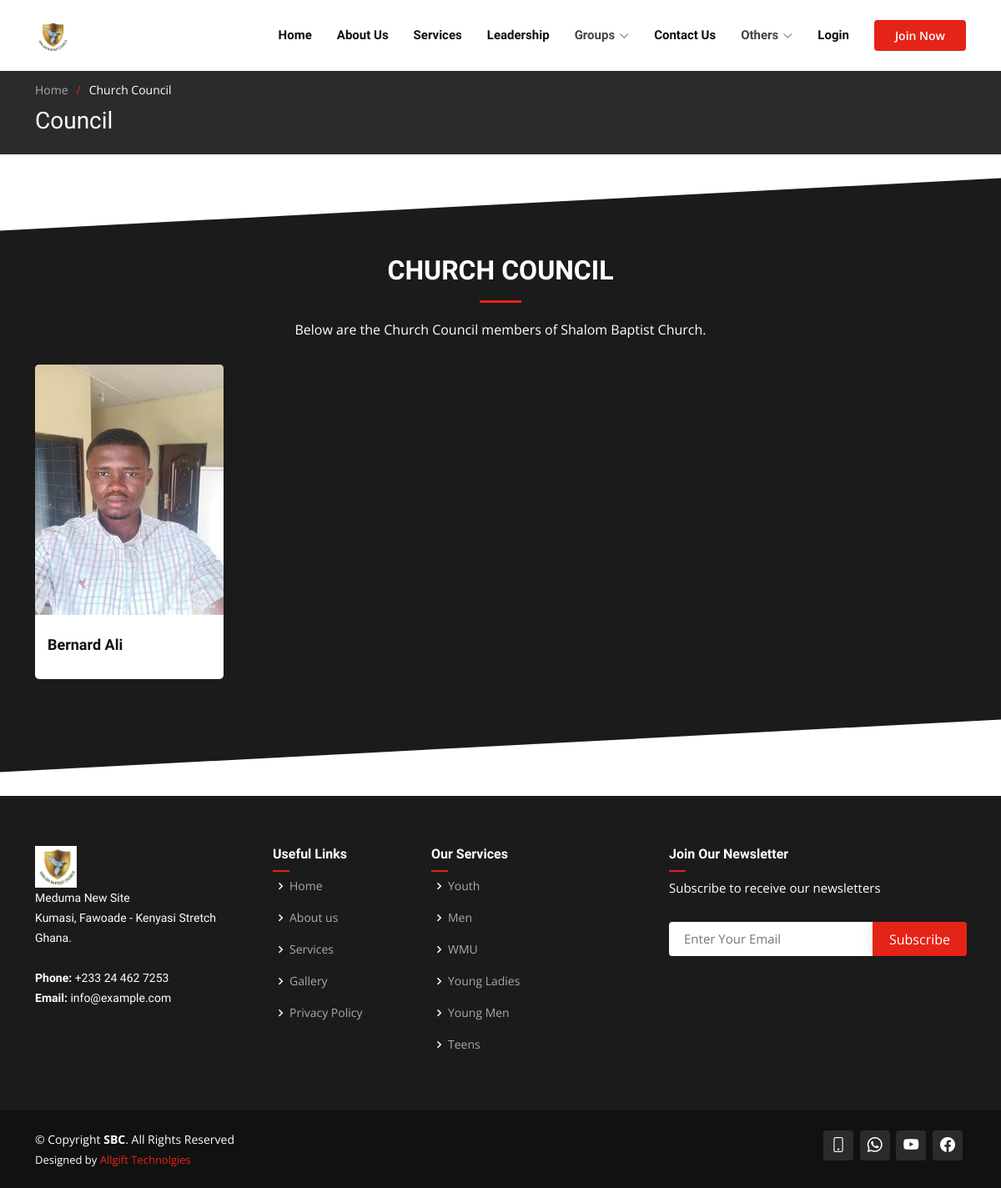
The page /council/ on the database its author committed.
### authy/models.py (models this page shows, shortened)
class Profile(models.Model):
    user = models.OneToOneField(User, on_delete=models.CASCADE, related_name='profile')
    full_name = models.CharField(max_length=50)
    gender = models.CharField(max_length=50, choices=GENDER_CHOICES, null=True, blank=True)
    blood_group = models.CharField(max_length=50, choices=BLOOD_CHOICES, null=True, blank=True)
    place_of_residence = models.CharField(max_length=50)
    birth_date = models.DateField(null=True, blank=True)
    work_status = models.CharField(max_length=50, choices=WORK_STATUS_CHOICES, default='Student')
    organisation_name = models.CharField(max_length=50, null=True, blank=True)
    education_level = models.CharField(max_length=50, choices=EDUCATION_LEVEL_CHOICES, null=True, blank=True)
    image = models.ImageField(default='default.jpg', upload_to='profile_pics', null=True, blank=True)
    created = models.DateField(auto_now_add=True)
    hometown = models.CharField(max_length=50, null=True, blank=True)
    marital_status = models.CharField(max_length=20, choices=MARRIAGE_STATUS_CHOICE, default='Single')
    spouse = models.CharField(max_length=50, null=True, blank=True)
    no_of_children = models.IntegerField(null=True, blank=True)
    phone_no = models.CharField(max_length=20)
    email = models.CharField(max_length=50, null=True, blank=True)
    father_name = models.CharField(max_length=100, null=True, blank=True)
    father_alive = models.CharField(max_length=3, choices=YES_NO_CHOICES, default='Yes')
    mother_name = models.CharField(max_length=100, null=True, blank=True)
    mother_alive = models.CharField(max_length=3, choices=YES_NO_CHOICES, default='Yes')
    next_of_kin_contact = models.CharField(max_length=20, null=True, blank=True)
    date_joined = models.DateField(null=True, blank=True)
    baptism = models.CharField(max_length=10, choices=BAPTISM_CHOICES, default='Not Yet')
    family = models.ForeignKey(Family, on_delete=models.DO_NOTHING, null=True, blank=True, related_name='family')
    auxiliary = models.ForeignKey(Auxiliaries, on_delete=models.DO_NOTHING, null=True, blank=True)
    ministry = models.ForeignKey(Ministries, on_delete=models.DO_NOTHING, null=True, blank=True)
    is_deacon = models.BooleanField(default=False)
    is_council_member = models.BooleanField(default=False)

### core/models.py (models this page shows, shortened)
class Auxiliaries(models.Model):
    name = models.CharField(max_length=255)
    designation = models.CharField(max_length=255, blank=True, null=True)
    about_us = models.TextField(blank=True, null=True)
    mission = models.TextField(blank=True, null=True)
    speech = models.TextField(blank=True, null=True)
    president_picture = models.ImageField(default='group.png', upload_to='auxiliaries', blank=True, null=True)
    group_img = models.ImageField(default='group.png', upload_to='auxiliaries', blank=True, null=True)
    contribution_target = models.DecimalField(max_digits=8, decimal_places=2, blank=True, null=True)
    def get_absolute_url(self):
        return reverse('aux_details', args=[str(self.id)])

### core/views.py (the view)
# urls.py: path('council/', views.council_view, name='council'),
def council_view(request):
    auxiliaries = Auxiliaries.objects.all()
    families = Family.objects.all()
    ministries = Ministries.objects.all()
    councils = Profile.objects.filter(is_council_member=True)
    context = {
        'councils': councils,
        'auxiliaries': auxiliaries,
        'families': families,
        'ministries': ministries,
    }
    return render(request, 'core/councils.html', context)

### core/models.py (called while the page is built)
    def get_absolute_url(self):
        return reverse('family_details', args=[str(self.id)])

    def get_absolute_url(self):
        return reverse('min_details', args=[str(self.id)])

### templates/core/councils.html (shortened to what this page needs)
{% extends 'base.html' %}
{% load static %}
{% load crispy_forms_tags %}
{% block content %}
    <section class="breadcrumbs">
      <div class="container">
        <ol>
          <li><a href="{% url 'home' %}">Home</a></li>
          <li>Church Council</li>
        </ol>
        <h2>Council</h2>
      </div>
    </section>
    <section id="team" class="team section-bg">
      <div class="container" data-aos="fade-up">
        <div class="section-title">
          <h2>Church Council</h2>
          <p>Below are the Church Council members of Shalom Baptist Church.</p>
        </div>
        <div class="row">
            {% for deacon in councils %}
                <div class="col-lg-3 col-md-6 d-flex align-items-stretch">
            <div class="member" data-aos="fade-up" data-aos-delay="100">
              <div class="member-img">
                <img src="{{deacon.image.url}}" class="img-fluid" alt="">
              </div>
              <div class="member-info">
                <h4>{{deacon.full_name}}</h4>
              </div>
            </div>
          </div>
            {% empty %}
                <p style="text-align:center;">No Church Council Member Added Yet</p>
            {% endfor %}
        </div>
      </div>
    </section>
{% endblock content %}

### templates/base.html (shortened to what this page needs)
{% load static %}
<!DOCTYPE html>
<html lang="en">
<head>
  <link href="{% static 'assets/vendor/aos/aos.css' %}" rel="stylesheet">
  <link href="{% static 'assets/vendor/bootstrap/css/bootstrap.min.css' %}" rel="stylesheet">
  <link href="{% static 'assets/vendor/bootstrap-icons/bootstrap-icons.css' %}" rel="stylesheet">
  <link href="{% static 'assets/vendor/boxicons/css/boxicons.min.css' %}" rel="stylesheet">
  <link href="{% static 'assets/vendor/glightbox/css/glightbox.min.css' %}" rel="stylesheet">
  <link href="{% static 'assets/vendor/remixicon/remixicon.css' %}" rel="stylesheet">
  <link href="{% static 'assets/vendor/swiper/swiper-bundle.min.css' %}" rel="stylesheet">
  <link href="{% static 'assets/css/style.css' %}" rel="stylesheet">
</head>
<body>
  <header id="header" class="fixed-top d-flex align-items-center">
    <div class="container d-flex align-items-center">
       <a href="{% url 'home' %}" class="logo me-auto"><img src="{% static 'assets/img/shalom_logo.png' %}" alt=""></a>
      <nav id="navbar" class="navbar order-last order-lg-0">
        <ul>
          <li><a href="{% url 'home' %}">Home</a></li>
          <li><a href="/#about">About Us</a></li>
          <li><a href="/#services">Services</a></li>
          <li><a href="{% url 'leadership' %}">Leadership</a></li>
          <li class="dropdown"><a><span>Groups</span> <i class="bi bi-chevron-down"></i></a>
          </li>
          <li><a href="{% url 'contact' %}">Contact Us</a></li>
          <li class="dropdown"><a><span>Others</span> <i class="bi bi-chevron-down"></i></a>
          </li>
           {% if user.is_authenticated%}
           <li class="dropdown"><a><span>{{user.username}}</span> <i class="bi bi-chevron-down dropdown-indicator"></i></a>
            <ul>
              <li><a href="{% url 'profile' request.user %}">Profile</a></li>
              <li><a href="{% url 'logout' %}">Logout</a></li>
            </ul>
          </li>
          {% else %}
          <li><a href="{% url 'login' %}">Login</a></li>
          {% endif %}
        </ul>
      </nav>
      {% if user.is_authenticated%}
        <a href="{% url 'initiate-payment'  %}" class="get-started-btn scrollto">Donate Now</a>
      {% else %}
        <a href="{% url 'join' %}" class="get-started-btn scrollto">Join Now</a>
      {% endif %}
    </div>
  </header>
  {% block content %}
  {% endblock content %}
  <footer id="footer">
    <div class="footer-top">
      <div class="container">
        <div class="row">
          <div class="col-lg-3 col-md-6 footer-contact">
            <a href="{% url 'home' %}" class="logo me-auto"><img src="{% static 'assets/img/shalom_logo.png' %}" alt="" height="50"></a>
            <p>
              Meduma New Site <br>
              Kumasi, Fawoade - Kenyasi Stretch<br>
              Ghana. <br><br>
              <strong>Phone:</strong> +233 24 462 7253<br>
              <strong>Email:</strong> info@example.com<br>
            </p>
          </div>
          <div class="col-lg-2 col-md-6 footer-links">
            <h4>Useful Links</h4>
            <ul>
              <li><i class="bx bx-chevron-right"></i> <a href="{% url 'home' %}">Home</a></li>
              <li><i class="bx bx-chevron-right"></i> <a href="{% url 'home' %}#about">About us</a></li>
              <li><i class="bx bx-chevron-right"></i> <a href="{% url 'home' %}#services">Services</a></li>
              <li><i class="bx bx-chevron-right"></i> <a href="{% url 'gallery' %}">Gallery</a></li>
              <li><i class="bx bx-chevron-right"></i> <a href="{% url 'privacy' %}">Privacy Policy</a></li>
            </ul>
          </div>
          <div class="col-lg-3 col-md-6 footer-links">
            <h4>Our Services</h4>
            <ul>
              {% for aux in auxiliaries%}
                <li><i class="bx bx-chevron-right"></i> <a href="{{aux.get_absolute_url}}">{{aux.name}}</a></li>
              {% endfor %}
            </ul>
          </div>
          <div class="col-lg-4 col-md-6 footer-newsletter">
            <h4>Join Our Newsletter</h4>
            <p>Subscribe to receive our newsletters</p>
            <form action="{% url 'subscribers' %}" method="post">
              <input type="email" name="email" placeholder="Enter Your Email">
              <input type="submit" value="Subscribe">
            </form>
          </div>
        </div>
      </div>
    </div>
    <div class="container d-md-flex py-4">
      <div class="me-md-auto text-center text-md-start">
        <div class="copyright">
          &copy; Copyright <strong><span>SBC</span></strong>. All Rights Reserved
        </div>
        <div class="credits">
          Designed by <a href="https://allgifttechnologies.com/">Allgift Technolgies</a>
        </div>
      </div>
      <div class="social-links text-center text-md-end pt-3 pt-md-0">
        {% if user.is_authenticated %}
            <a href="tel:+233244627253" class="google-plus"><i class="bi bi-phone"></i></a>
          {% else %}
            <a href="tel:+233244627253" class="google-plus"><i class="bi bi-phone"></i></a>
          {% endif %}
          <a href="https://api.whatsapp.com/send?phone=233244627253" class="google-plus"><i class="bi bi-whatsapp"></i></a>
          <a href="https://www.youtube.com/@shalombaptistchurch6140/videos" class="google-plus" target="_blank"><i class="bi bi-youtube"></i></a>
          <a href="https://web.facebook.com/baptistshalom?_rdc=1&_rdr" class="facebook" target="_blank"><i class="bi bi-facebook"></i></a>
      </div>
    </div>
  </footer>
</body>
</html>

### rows shown on the page
Profile: image (picture), full_name "Bernard Ali"
Auxiliaries: name "Youth"
Auxiliaries: name "Men"
Auxiliaries: name "WMU"
Auxiliaries: name "Young Ladies"
Auxiliaries: name "Young Men"
Auxiliaries: name "Teens"
